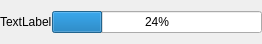
<?xml version="1.0" encoding="UTF-8"?>
<ui version="4.0">
 <class>ShowStatusBar</class>
 <widget class="QWidget" name="ShowStatusBar">
  <property name="geometry">
   <rect>
    <x>0</x>
    <y>0</y>
    <width>262</width>
    <height>44</height>
   </rect>
  </property>
  <property name="windowTitle">
   <string>Form</string>
  </property>
  <layout class="QGridLayout" name="gridLayout">
   <property name="leftMargin">
    <number>0</number>
   </property>
   <property name="topMargin">
    <number>0</number>
   </property>
   <property name="rightMargin">
    <number>0</number>
   </property>
   <property name="bottomMargin">
    <number>0</number>
   </property>
   <property name="spacing">
    <number>0</number>
   </property>
   <item row="0" column="0">
    <widget class="QLabel" name="label">
     <property name="text">
      <string>TextLabel</string>
     </property>
    </widget>
   </item>
   <item row="0" column="1">
    <widget class="QProgressBar" name="progressBar">
     <property name="value">
      <number>24</number>
     </property>
    </widget>
   </item>
  </layout>
 </widget>
 <resources/>
 <connections/>
</ui>
